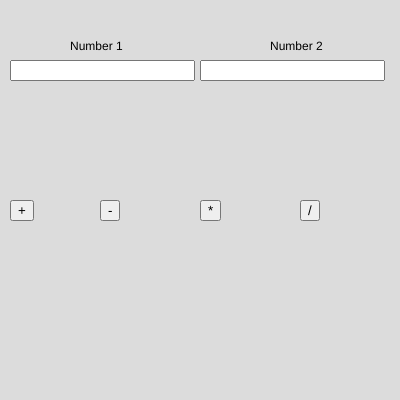
Frame 1 (no input)
Frame 60 (no input): identical to frame 1, image omitted
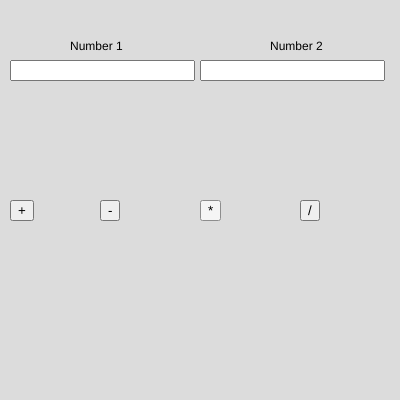
Frame 120 (the mouse pressed at the canvas centre since frame 60)

The p5.js sketch that drew these frames (run headless with seeded random() and noise() and a simulated clock; from frame 60 on, the mouse is pressed at the canvas centre):

// p5.js sketch
// ── sketch.js
var n1,n2;
var num1,num2;
var B1,B2,B3,B4;


function setup() {
  createCanvas(400, 400);
  num1=createInput();
 num1.position(10,60);
 
 num2=createInput();
 num2.position(200,60);

 B1=createButton("+");
 B1.position(10,200);
 B1.mousePressed(add);

 B2=createButton("-");
 B2.position(100,200);
 B2.mousePressed(sub);

 B3=createButton("*");
    
 B3.position(200,200);
 B3.mousePressed(multiply);

 B4=createButton("/");
 B4.position(300,200);
 B4.mousePressed(div);
}

function draw() {
  background(220);

text("Number 1",70,50);
text("Number 2",270,50);

n1=parseInt(num1.value());
n2=parseInt(num2.value());
}

function add(){
  console.log(n1+n2);
}

function sub(){
  console.log(n1-n2);
}

function multiply(){
  console.log(n1*n2);
}

function div(){
  console.log(n1/n2);
}
